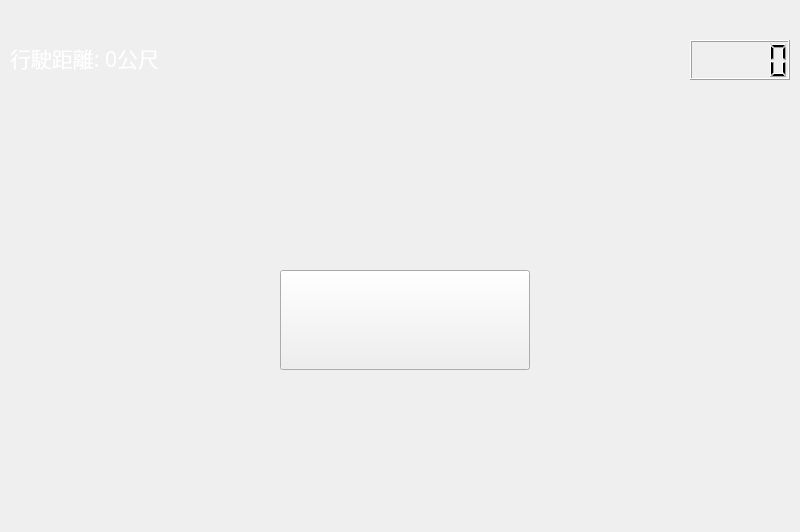
<?xml version="1.0" encoding="UTF-8"?>
<ui version="4.0">
 <class>MainWindow</class>
 <widget class="QMainWindow" name="MainWindow">
  <property name="geometry">
   <rect>
    <x>0</x>
    <y>0</y>
    <width>800</width>
    <height>532</height>
   </rect>
  </property>
  <property name="minimumSize">
   <size>
    <width>800</width>
    <height>532</height>
   </size>
  </property>
  <property name="maximumSize">
   <size>
    <width>800</width>
    <height>532</height>
   </size>
  </property>
  <property name="windowTitle">
   <string>MainWindow</string>
  </property>
  <widget class="QWidget" name="centralwidget">
   <widget class="QLabel" name="background">
    <property name="geometry">
     <rect>
      <x>0</x>
      <y>0</y>
      <width>4800</width>
      <height>512</height>
     </rect>
    </property>
    <property name="text">
     <string/>
    </property>
    <property name="pixmap">
     <pixmap resource="images.qrc">:/src/map.png</pixmap>
    </property>
   </widget>
   <widget class="QLabel" name="label_title">
    <property name="geometry">
     <rect>
      <x>210</x>
      <y>70</y>
      <width>384</width>
      <height>150</height>
     </rect>
    </property>
    <property name="text">
     <string/>
    </property>
    <property name="pixmap">
     <pixmap resource="images.qrc">:/src/game_name.png</pixmap>
    </property>
    <property name="scaledContents">
     <bool>true</bool>
    </property>
   </widget>
   <widget class="QLabel" name="label">
    <property name="geometry">
     <rect>
      <x>10</x>
      <y>220</y>
      <width>237</width>
      <height>71</height>
     </rect>
    </property>
    <property name="text">
     <string/>
    </property>
    <property name="pixmap">
     <pixmap resource="images.qrc">:/src/car.png</pixmap>
    </property>
    <property name="scaledContents">
     <bool>true</bool>
    </property>
   </widget>
   <widget class="QPushButton" name="button_start_game">
    <property name="geometry">
     <rect>
      <x>280</x>
      <y>270</y>
      <width>250</width>
      <height>100</height>
     </rect>
    </property>
    <property name="text">
     <string/>
    </property>
    <property name="icon">
     <iconset resource="images.qrc">
      <normaloff>:/src/start_btn.png</normaloff>:/src/start_btn.png</iconset>
    </property>
    <property name="iconSize">
     <size>
      <width>250</width>
      <height>100</height>
     </size>
    </property>
   </widget>
   <widget class="QLabel" name="label_distance">
    <property name="geometry">
     <rect>
      <x>10</x>
      <y>40</y>
      <width>300</width>
      <height>36</height>
     </rect>
    </property>
    <property name="font">
     <font>
      <family>微軟正黑體</family>
      <pointsize>16</pointsize>
     </font>
    </property>
    <property name="styleSheet">
     <string notr="true">color: rgb(255, 255, 255);</string>
    </property>
    <property name="text">
     <string>行駛距離: 0公尺</string>
    </property>
   </widget>
   <widget class="QLCDNumber" name="lcd_clock">
    <property name="geometry">
     <rect>
      <x>690</x>
      <y>40</y>
      <width>100</width>
      <height>40</height>
     </rect>
    </property>
   </widget>
  </widget>
  <widget class="QMenuBar" name="menubar">
   <property name="geometry">
    <rect>
     <x>0</x>
     <y>0</y>
     <width>800</width>
     <height>21</height>
    </rect>
   </property>
  </widget>
 </widget>
 <resources>
  <include location="images.qrc"/>
 </resources>
 <connections/>
</ui>
